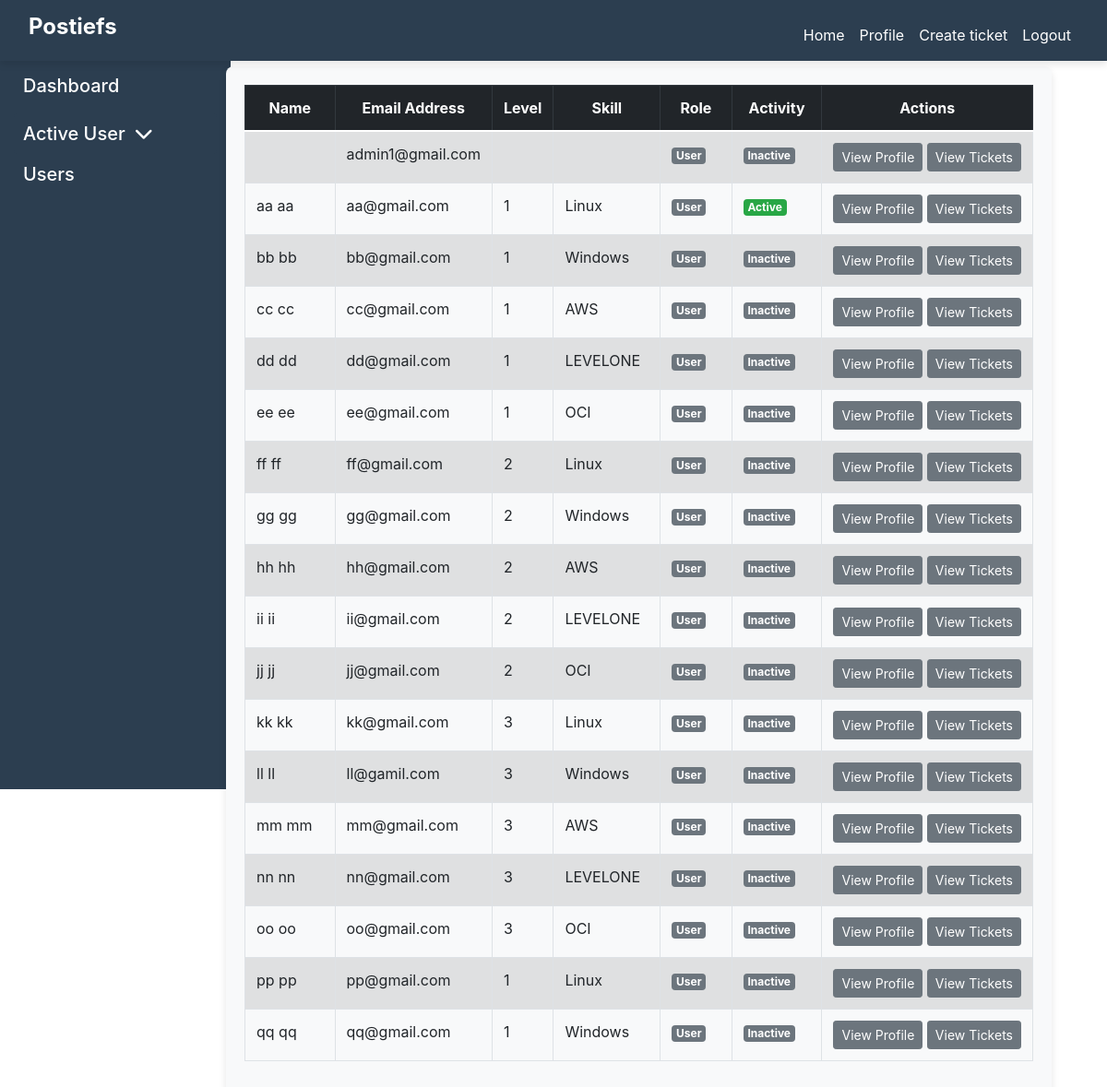
Page /employee_list (signed in) on the committed database.
### employee/models.py (models this page shows)
class EmployeeProfile(models.Model):
    user = models.OneToOneField(User, on_delete=models.CASCADE)
    level = models.CharField(max_length=10, choices=LEVEL_CHOICES)
    skill = models.CharField(max_length=20, choices=SKILL_CHOICES)
    is_active = models.BooleanField(default=False)
    is_admin = models.BooleanField(default=False)
    is_on_break = models.BooleanField(default=False)
    promoted_to_admin = models.BooleanField(default=False)
    total_time = models.DurationField(default=timezone.timedelta)
    status = models.CharField(max_length=20, choices=[
        ('active', 'Active'),
        ('on_break', 'On Break'),
        ('offline', 'Offline')
    ], default='offline')
    login_time = models.DateTimeField(null=True, blank=True)
    logout_time = models.DateTimeField(null=True, blank=True)

### employee/views.py (the view)
# urls.py: path('employee_list',views.employee_list,name='employee_list'),
@login_required
def employee_list(request):
    employees=EmployeeProfile.objects.all()
    return render(request,'employee_list.html',{'employees':employees})

### templates/employee_list.html (shortened to what this page needs)
{% extends 'base.html' %}
{% block content %}
<div class="container-fluid">
        <div class="row">
            <div class="col-md-2">
                {% include 'sidebar.html' %}
            </div>
<div class="col-md-10">
    <h2 class="employee-title">Employee List</h2>
    <div class="table-container">
        <table class="table table-striped table-bordered">
            <thead class="thead-dark">
                <tr>
                    <th>Name</th>
                    <th>Email Address</th>
                    <th class="level-col">Level</th>
                    <th>Skill</th>
                    <th>Role</th>
                    <th>Activity</th>
                    <th class="actions-col" scope="col">Actions</th>
                </tr>
            </thead>
            <tbody>
                {% for employee in employees %}
                <tr>
                    <td>{{ employee.user.first_name }} {{ employee.user.last_name }}</td>
                    <td>{{ employee.user.email }}</td>
                    <td>{{ employee.level }}</td>
                    <td>{{ employee.skill }}</td>
                    <td>
                        {% if employee.is_admin %}
                            <span class="badge badge-blue">Admin</span>
                        {% else %}
                            <span class="badge badge-secondary">User</span>
                        {% endif %}
                    </td>
                    <td>
                            {% if employee.user.id == request.user.id %}
                                {% if employee.is_on_break %}
                                    <span class="badge badge-warning activity-badge">On Break</span>
                                {% else %}
                                    <span class="badge badge-success activity-badge">Active</span>
                                {% endif %}
                            {% else %}
                                <span class="badge badge-secondary activity-badge">Inactive</span>
                            {% endif %}
                    </td>
                    <td class="text-center">
                            <a href="{% url 'view_profile' employee.user.id %}" class="btn btn-secondary btn-action btn-sm">View Profile</a>
                            <a href="{% url 'view_tickets' employee.user.id %}" class="btn btn-secondary btn-action btn-sm">View Tickets</a>
                    </td>
                </tr>
                {% endfor %}
            </tbody>
        </table>
    </div>
</div>
        </div>
</div>
{% endblock %}

### templates/base.html (shortened to what this page needs)
{% load static %}
<!DOCTYPE html>
<html lang="en">
<head>
    <link href="{% static 'css/custom.css' %}" rel="stylesheet">
    <link href="{% static 'css/bootstrap.min.css' %}" rel="stylesheet" >
    <link rel="stylesheet" href="https://cdnjs.cloudflare.com/ajax/libs/font-awesome/5.15.4/css/all.min.css">
</head>
<body>
<div class="container">
    {% include 'nav.html' %}<br>
    {% block content %}
    {% endblock %}
</div>
</body>
</html>

### templates/nav.html (shortened to what this page needs)
<nav class="navbar navbar-expand-lg fixed-top custom-navbar">
    <div class="container-fluid">
        <a class="navbar-brand" href="#"><h4 class="navbar-title">Postiefs</h4></a>
        <div class="collapse navbar-collapse" id="navbarNav">
            <ul class="navbar-nav ms-auto">
                <li class="nav-item">
                    <a class="nav-link" href="/">Home</a>
                </li>
                {% if request.user.is_authenticated %}
                <li class="nav-item">
                    <a class="nav-link" href="{% url 'view_profile' request.user.id %}">Profile</a>
                </li>
                <li class="nav-item">
                    <a class="nav-link" href="{% url 'create_ticket' %}">Create ticket</a>
                </li>
                <li class="nav-item">
                    <a class="nav-link" href="{% url 'logout' %}">Logout</a>
                </li>
                {% endif %}
            </ul>
        </div>
    </div>
</nav>

### templates/sidebar.html (shortened to what this page needs)
<head>
    <link href="https://cdn.jsdelivr.net/npm/bootstrap@5.1.3/dist/css/bootstrap.min.css" rel="stylesheet">
    <link href="https://maxcdn.bootstrapcdn.com/bootstrap/4.0.0/css/bootstrap.min.css" rel="stylesheet">
    <link rel="stylesheet" href="https://cdnjs.cloudflare.com/ajax/libs/font-awesome/5.15.4/css/all.min.css">
</head>
<div class="sidebar">
    <a href="/"><h5>Dashboard</h5></a>
    <div class="custom-dropdown">
        <a class="custom-dropdown-toggle" href="#" id="activityDropdown" role="button">
            <h5>Active User <i class="fas fa-chevron-down"></i></h5>
        </a>
    </div>
    <a href="{% url 'employee_list' %}"><h5>Users</h5></a>
</div>

### static/css/custom.css (style rules this page uses)
body { overflow-x: hidden; }
.container-fluid { padding-left: 0; padding-right: 0; }
.nav-link { font-size: 18px; color: #333; }
.table th { width: 20%; }

### templates/nav.html (style rules this page uses)
.custom-navbar { background-color: #2c3e50; padding: 10px; box-shadow: 0 4px 8px rgba(0, 0, 0, 0.1); }
.navbar-brand { color: #ffffff; font-size: 24px; font-weight: bold; }
.navbar-nav .nav-link { color: #ffffff; font-size: 16px; padding: 8px 20px; transition: background-color 0.3s ease, color 0.3s ease; }
.navbar-title { font-size: 24px; font-weight: bold; color: #ffffff; }
.navbar-nav { margin-left: auto; }
.navbar-collapse { justify-content: flex-end; }

### templates/employee_list.html (style rules this page uses)
.employee-title { margin-bottom: 10px; color: #343a40; font-weight: bold; }
.table-container { background-color: #f8f9fa; border-radius: 8px; padding: 20px; box-shadow: 0 4px 8px rgba(0, 0, 0, 0.1); }
.table th { background-color: #007bff; color: white; text-align: center; }
.table td { vertical-align: middle; }
.activity-badge { padding: 5px 10px; border-radius: 12px; color: white; }
.badge-success { background-color: #28a745; }
.badge-secondary { background-color: #6c757d; }
.btn-action { transition: background-color 0.3s, transform 0.3s; }
.table th, .table td { white-space: nowrap; }
.table th.actions-col, .table td.actions-col { width: 150px; }
.table th.level-col, .table td.level-col { width: 80px; }

### templates/sidebar.html (style rules this page uses)
body { overflow-x: hidden; }
.sidebar { height: 100vh; position: fixed; left: 0; top: 56px; width: 250px; background-color: #f8f9fa; padding-top: 20px; }
.sidebar a { padding: 10px 15px; display: block; color: #333; text-decoration: none; }
.collapse { margin-top: 10px; }
.sidebar { width: 250px; background-color: #2c3e50; padding: 15px; color: white; }
.sidebar a { color: white; text-decoration: none; display: block; padding: 10px; font-size: 16px; transition: background-color 0.3s ease; }
.custom-dropdown { position: relative; }
.custom-dropdown-toggle { display: flex; align-items: center; justify-content: space-between; cursor: pointer; padding: 10px; color: white; background-color: #2c3e50; border-radius: 4px; transition: background-color 0.3s ease; }
.custom-dropdown-toggle h5 { margin: 0; display: flex; align-items: center; }
.custom-dropdown-toggle i { margin-left: 10px; transition: transform 0.3s ease; }

### rows in the picture
EmployeeProfile: user.email "admin1@gmail.com", is_admin "User", shows "Inactive"
EmployeeProfile: user.first_name "aa", user.last_name "aa", user.email "aa@gmail.com", level "1", skill "Linux", is_admin "User", is_on_break "Active"
EmployeeProfile: user.first_name "bb", user.last_name "bb", user.email "bb@gmail.com", level "1", skill "Windows", is_admin "User", shows "Inactive"
EmployeeProfile: user.first_name "cc", user.last_name "cc", user.email "cc@gmail.com", level "1", skill "AWS", is_admin "User", shows "Inactive"
EmployeeProfile: user.first_name "dd", user.last_name "dd", user.email "dd@gmail.com", level "1", skill "LEVELONE", is_admin "User", shows "Inactive"
EmployeeProfile: user.first_name "ee", user.last_name "ee", user.email "ee@gmail.com", level "1", skill "OCI", is_admin "User", shows "Inactive"
EmployeeProfile: user.first_name "ff", user.last_name "ff", user.email "ff@gmail.com", level "2", skill "Linux", is_admin "User", shows "Inactive"
EmployeeProfile: user.first_name "gg", user.last_name "gg", user.email "gg@gmail.com", level "2", skill "Windows", is_admin "User", shows "Inactive"
EmployeeProfile: user.first_name "hh", user.last_name "hh", user.email "hh@gmail.com", level "2", skill "AWS", is_admin "User", shows "Inactive"
EmployeeProfile: user.first_name "ii", user.last_name "ii", user.email "ii@gmail.com", level "2", skill "LEVELONE", is_admin "User", shows "Inactive"
EmployeeProfile: user.first_name "jj", user.last_name "jj", user.email "jj@gmail.com", level "2", skill "OCI", is_admin "User", shows "Inactive"
EmployeeProfile: user.first_name "kk", user.last_name "kk", user.email "kk@gmail.com", level "3", skill "Linux", is_admin "User", shows "Inactive"
EmployeeProfile: user.first_name "ll", user.last_name "ll", user.email "ll@gamil.com", level "3", skill "Windows", is_admin "User", shows "Inactive"
EmployeeProfile: user.first_name "mm", user.last_name "mm", user.email "mm@gmail.com", level "3", skill "AWS", is_admin "User", shows "Inactive"
EmployeeProfile: user.first_name "nn", user.last_name "nn", user.email "nn@gmail.com", level "3", skill "LEVELONE", is_admin "User", shows "Inactive"
EmployeeProfile: user.first_name "oo", user.last_name "oo", user.email "oo@gmail.com", level "3", skill "OCI", is_admin "User", shows "Inactive"
EmployeeProfile: user.first_name "pp", user.last_name "pp", user.email "pp@gmail.com", level "1", skill "Linux", is_admin "User", shows "Inactive"
EmployeeProfile: user.first_name "qq", user.last_name "qq", user.email "qq@gmail.com", level "1", skill "Windows", is_admin "User", shows "Inactive"
